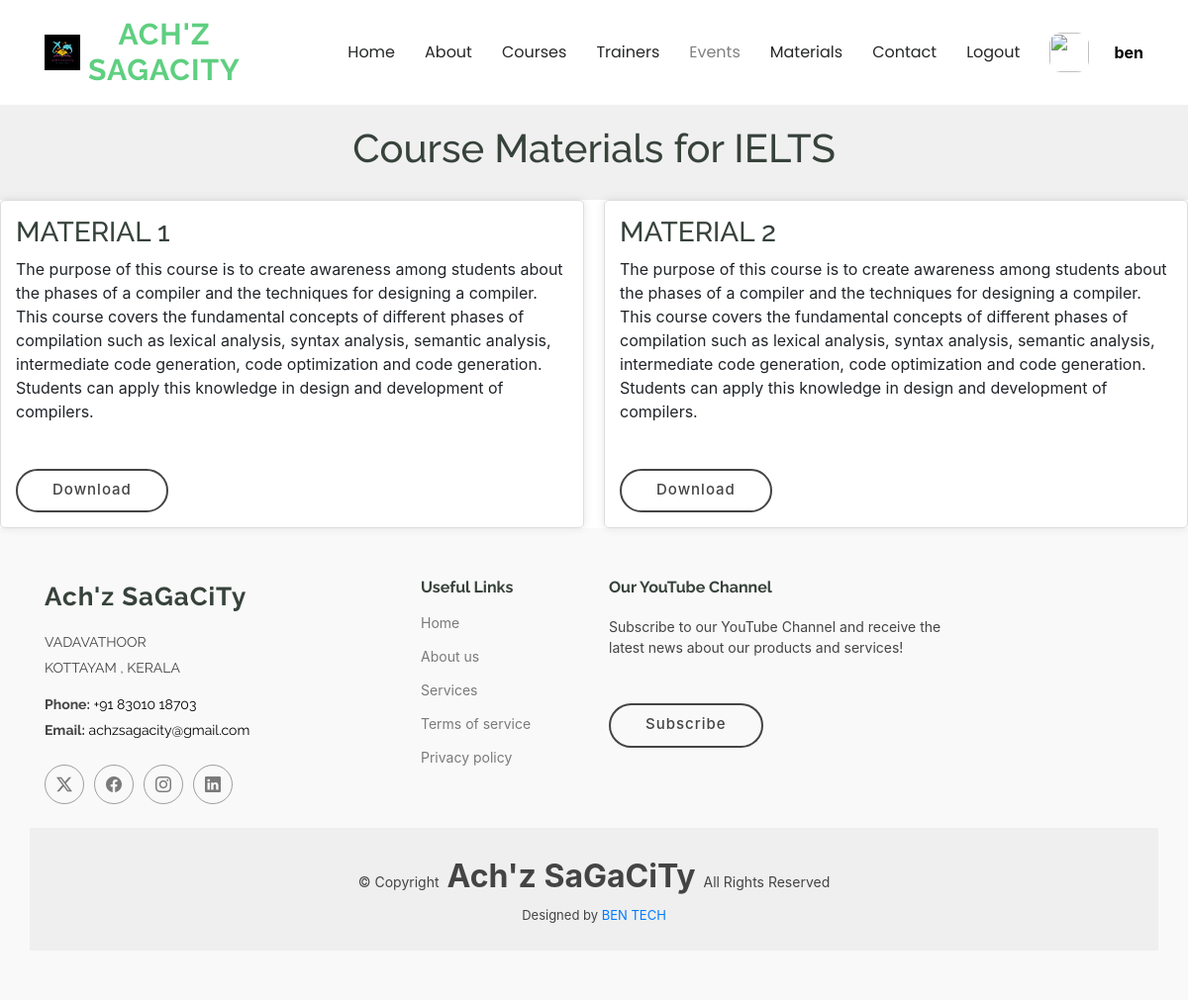
The page /course-materials/1/IELTS (signed in) on the database its author committed.
### cources/models.py (models this page shows, shortened)
class Course(models.Model):
    COURSE_CHOICES = [
        ('IELTS', 'IELTS'),
        ('UKVI', 'UKVI'),
        ('FLUENCY', 'Fluency'),
    ]
    name = models.CharField(max_length=50, choices=COURSE_CHOICES, unique=True)
    detailed_name = models.CharField(max_length=100)
    description = models.TextField(default="Default description")
    price = models.CharField(max_length=10,default=0)
    trainer_name = models.CharField(max_length=100,default='Achsa Jomesh')
    course_image = models.ImageField(upload_to='images/courses/',null=True)

class CourseMaterial(models.Model):
    course = models.ForeignKey(Course, on_delete=models.CASCADE, related_name='materials')
    title = models.CharField(max_length=200)
    file = models.FileField(upload_to='course_materials/')
    description = models.TextField(blank=True)

### cources/views.py (the view)
# urls.py: path('course-materials/<int:id>/<str:name>',views.CourseMaterials,name='materials'),
def CourseMaterials(request,id,name):
    course = get_object_or_404(Course, id=id)
    materials = CourseMaterial.objects.filter(course=course)
    return render(request,'course_materials.html', {'course': course, 'materials': materials})

### cources/templates/course_materials.html (shortened to what this page needs)
{% load static %}
<!DOCTYPE html>
<html lang="en">
<head>
    <link href="{% static 'assets/css/main.css' %}" rel="stylesheet">
</head>
<body>
    {% include 'top.html' %}
    <header>
        <h1>Course Materials for {{ course.name }}</h1>
    </header>
    <main>
        <div class="materials-list">
            {% for material in materials %}
                <div class="material-item">
                    <h3>{{ material.title }}</h3>
                    <p>{{ material.description }}</p>
                    <a href="{{ material.file.url }}" target="_blank" class="btn-get-started" style="text-decoration: none;">Download</a>
                </div>
            {% empty %}
                <p>No materials available for this course.</p>
            {% endfor %}
        </div>
    </main>
    <footer>
        {% include 'footer.html' %}
    </footer>
</body>
</html>

### home/templates/top.html (shortened to what this page needs)
{% load static %}
<!DOCTYPE html>
<html lang="en">
<head>
  <link href="{% static 'assets/vendor/bootstrap/css/bootstrap.min.css' %}" rel="stylesheet">
  <link href="{% static 'assets/vendor/bootstrap-icons/bootstrap-icons.css' %}" rel="stylesheet">
  <link href="{% static 'assets/css/main.css' %}" rel="stylesheet">
</head>
<body>
<header id="header" class="header d-flex align-items-center sticky-top">
  <div class="container-fluid container-xl position-relative d-flex align-items-center">
    <a href="{% url 'home' %}" class="logo d-flex align-items-center me-auto text-decoration-none">
        <img src="{% static 'banner/logo/logo.jpg' %}" alt="">
        <h1 class="sitename">
            <span>Ach'z</span><br>
            <span>SaGaCiTy</span>
        </h1>
    </a>
      <nav id="navmenu" class="navmenu">
          <ul>
              <li><a href="{% url 'home' %}" style="text-decoration: none;">Home</a></li>
              <li><a href="{% url 'about' %}" style="text-decoration: none;">About</a></li>
              <li><a href="{% url 'courses' %}" style="text-decoration: none;">Courses</a></li>
              <li><a href="{% url 'trainers' %}" style="text-decoration: none;">Trainers</a></li>
              <li><a href="" style="color: gray; text-decoration: none;" >Events</a></li>
              <li><a href="{% url 'materials' %}" style="text-decoration: none;">Materials</a></li>
              <li><a href="{% url 'contact' %}" style="text-decoration: none;">Contact</a></li>
              {% if user.is_authenticated %}
                <li><a href="{% url 'logout' %}">Logout</a></li>
                <a href="#">
                    <img src="{{ user.customer_profile.image.url }}" style="height: 40px; width: 40px; border-radius: 30%;">
                </a>
                <b style="color: black; font-size: medium; margin-left: 10px;">{{ user.username }}</b>
                {% else %}
                <a class="btn-getstarted" href="{% url 'account' %}">Login</a>
              {% endif %}
          </ul>
      </nav>
      <div class="btn-getstarted" style="background-color: #fff; display: flex; box-shadow: 1px 1px 1px 1px solid black;">
    </div>
  </div>
</header>
</body>
</html>

### home/static/assets/css/main.css (style rules this page uses)
:root { --default-font: "Open Sans", system-ui, -apple-system, "Segoe UI", Roboto, "Helvetica Neue", Arial, "Noto Sans", "Liberation Sans", sans-serif, "Apple Color Emoji", "Segoe UI Emoji", "Segoe UI Symbol", "Noto Color Emoji"; --heading-font: "Raleway", sans-serif; --nav-font: "Poppins", sans-serif; }
:root { --background-color: #ffffff; --default-color: #444444; --heading-color: #37423b; --accent-color: #5fcf80; --contrast-color: #ffffff; }
:root { --nav-color: #272828; --nav-hover-color: #5fcf80; --nav-dropdown-background-color: #ffffff; --nav-dropdown-color: #272828; --nav-dropdown-hover-color: #5fcf80; }
:root { scroll-behavior: smooth; }
body { color: var(--default-color); background-color: var(--background-color); font-family: var(--default-font); }
a { color: var(--accent-color); text-decoration: none; transition: 0.3s; }
h1, h2, h3, h4, h5, h6 { color: var(--heading-color); font-family: var(--heading-font); }
.header { color: var(--default-color); background-color: var(--background-color); padding: 15px 0; transition: all 0.5s; z-index: 997; }
.header .logo { line-height: 1; }
.header .logo img { max-height: 36px; margin-right: 8px; }
.header .logo h1 { font-weight: 700; font-size: 30px; margin: 0; letter-spacing: 1px; text-transform: uppercase; color: var(--accent-color); }
.header .btn-getstarted, .header .btn-getstarted:focus { color: var(--contrast-color); background: var(--accent-color); font-size: 14px; padding: 8px 25px; margin: 0 0 0 30px; border-radius: 50px; transition: 0.3s; }
@media (max-width: 1200px) { .header .logo { order: 1; } }
@media (max-width: 1200px) { .header .btn-getstarted { order: 2; margin: 0 15px 0 0; padding: 6px 15px; } }
@media (max-width: 1200px) { .header .navmenu { order: 3; } }
@media (min-width: 1200px) { .navmenu { padding: 0; } }
@media (min-width: 1200px) { .navmenu ul { margin: 0; padding: 0; display: flex; list-style: none; align-items: center; } }
@media (min-width: 1200px) { .navmenu li { position: relative; } }
@media (min-width: 1200px) { .navmenu a, .navmenu a:focus { color: var(--nav-color); padding: 18px 15px; font-size: 16px; font-family: var(--nav-font); font-weight: 400; display: flex; align-items: center; justify-content: space-between; white-space: nowrap; transition: 0.3s; text-decoration: none; } }

### cources/templates/course_materials.html (style rules this page uses)
body { font-family: Arial, sans-serif; margin: 0; padding: 0; }
header { background-color: #f0f0f0; padding: 20px; text-align: center; }
.materials-list { display: grid; grid-template-columns: repeat(auto-fit, minmax(300px, 1fr)); gap: 20px; }
.material-item { background-color: #fff; padding: 15px; border: 1px solid #ddd; border-radius: 5px; box-shadow: 0 0 10px rgba(0, 0, 0, 0.1); }

### home/templates/top.html (style rules this page uses)
.logo { display: flex; align-items: center; text-decoration: none; }
.sitename { font-size: 2rem; }

### home/templates/footer.html (style rules this page uses)
.btn-get-started { font-weight: 500; font-size: 15px; text-decoration: none; letter-spacing: 1px; display: inline-block; padding: 8px 35px 10px 35px; border-radius: 50px; transition: 0.4s; margin-top: 30px; border: 2px solid var(--default-color); color: var(--default-color); }

### rows shown on the page
Course: name "IELTS"
CourseMaterial: title "MATERIAL 1", description "The purpose of this course is to create awareness among students about the phases of a compiler and the techniques for designing a compiler. This course covers the fundamental concepts of different phases of compilation such as lexical analysis, syntax analysis, semantic analysis, intermediate code generation, code optimization and code generation. Students can apply this knowledge in design and development of compilers."
CourseMaterial: title "MATERIAL 2", description "The purpose of this course is to create awareness among students about the phases of a compiler and the techniques for designing a compiler. This course covers the fundamental concepts of different phases of compilation such as lexical analysis, syntax analysis, semantic analysis, intermediate code generation, code optimization and code generation. Students can apply this knowledge in design and development of compilers."

### other values the page prints
{{ user.username }} "ben"
